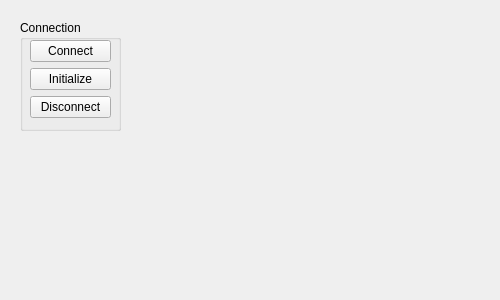
<?xml version="1.0" encoding="UTF-8"?>
<ui version="4.0">
 <class>LabJack</class>
 <widget class="QWidget" name="LabJack">
  <property name="geometry">
   <rect>
    <x>0</x>
    <y>0</y>
    <width>500</width>
    <height>300</height>
   </rect>
  </property>
  <property name="windowTitle">
   <string>Form</string>
  </property>
  <widget class="QGroupBox" name="groupBox">
   <property name="geometry">
    <rect>
     <x>20</x>
     <y>20</y>
     <width>101</width>
     <height>111</height>
    </rect>
   </property>
   <property name="title">
    <string>Connection</string>
   </property>
   <widget class="QWidget" name="verticalLayoutWidget">
    <property name="geometry">
     <rect>
      <x>10</x>
      <y>20</y>
      <width>81</width>
      <height>81</height>
     </rect>
    </property>
    <layout class="QVBoxLayout" name="verticalLayout">
     <item>
      <widget class="QPushButton" name="pushButton">
       <property name="text">
        <string>Connect</string>
       </property>
      </widget>
     </item>
     <item>
      <widget class="QPushButton" name="pushButton_2">
       <property name="text">
        <string>Initialize</string>
       </property>
      </widget>
     </item>
     <item>
      <widget class="QPushButton" name="pushButton_3">
       <property name="text">
        <string>Disconnect</string>
       </property>
      </widget>
     </item>
    </layout>
   </widget>
  </widget>
 </widget>
 <resources/>
 <connections/>
</ui>
